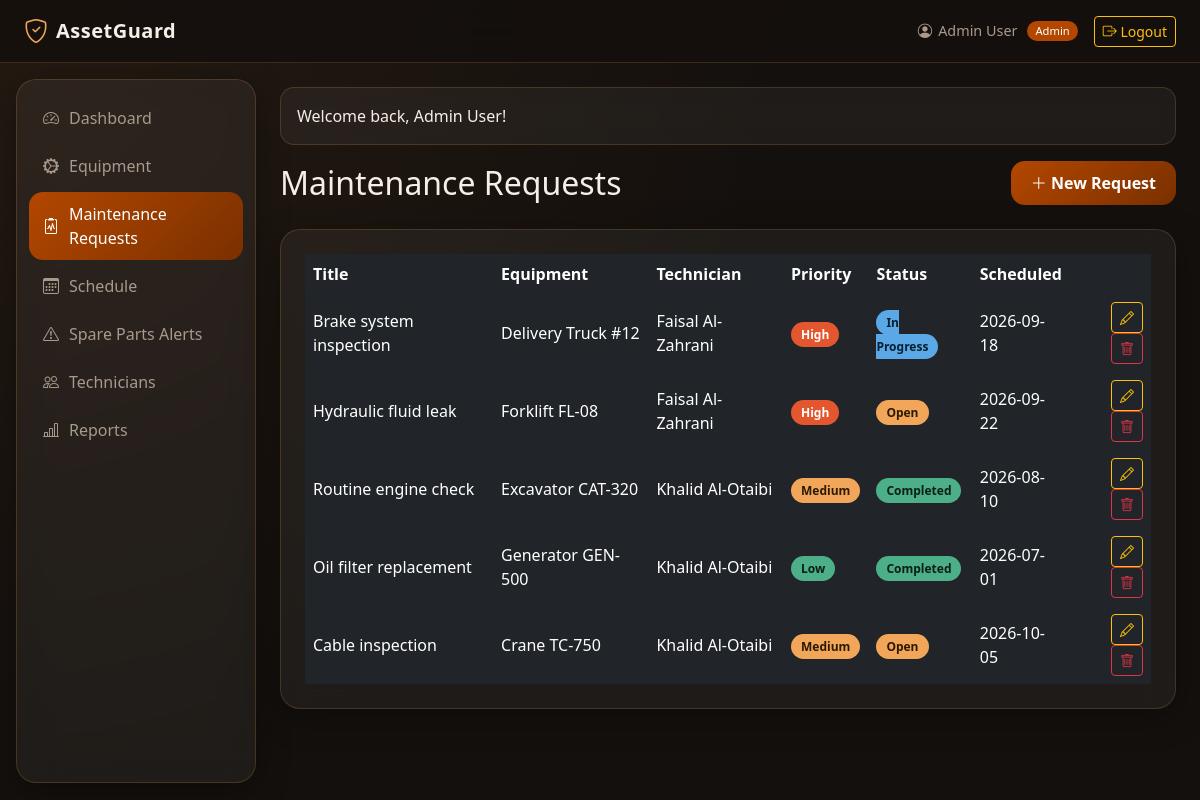
The app's page /admin/manage_requests.php (signed in) with its own data.
### tables this page shows
CREATE TABLE IF NOT EXISTS maintenance_requests (
    id INT AUTO_INCREMENT PRIMARY KEY,
    equipment_id INT NOT NULL,
    assigned_to INT,
    title VARCHAR(200) NOT NULL,
    description TEXT,
    priority ENUM('Low', 'Medium', 'High') DEFAULT 'Medium',
    status ENUM('Open', 'In Progress', 'Completed') DEFAULT 'Open',
    scheduled_date DATE,
    completed_date DATE,
    created_at TIMESTAMP DEFAULT CURRENT_TIMESTAMP,
    FOREIGN KEY (equipment_id) REFERENCES equipment(id) ON DELETE CASCADE,
    FOREIGN KEY (assigned_to) REFERENCES users(id) ON DELETE SET NULL
);

CREATE TABLE IF NOT EXISTS equipment (
    id INT AUTO_INCREMENT PRIMARY KEY,
    name VARCHAR(200) NOT NULL,
    type VARCHAR(100),
    location VARCHAR(150),
    status ENUM('Operational', 'Under Maintenance', 'Broken', 'Retired') DEFAULT 'Operational',
    risk_level ENUM('Low', 'Medium', 'High') DEFAULT 'Low',
    responsible_id INT,
    purchase_date DATE,
    created_at TIMESTAMP DEFAULT CURRENT_TIMESTAMP,
    FOREIGN KEY (responsible_id) REFERENCES users(id) ON DELETE SET NULL
);

CREATE TABLE IF NOT EXISTS users (
    id INT AUTO_INCREMENT PRIMARY KEY,
    name VARCHAR(100) NOT NULL,
    email VARCHAR(100) UNIQUE NOT NULL,
    password VARCHAR(255) NOT NULL,
    role ENUM('admin', 'technician') DEFAULT 'technician',
    created_at TIMESTAMP DEFAULT CURRENT_TIMESTAMP
);

### admin/manage_requests.php (the view, shortened to what this page needs)
<?php
require_once __DIR__ . '/../config/database.php';
require_once __DIR__ . '/../includes/functions.php';
$requests = $pdo->query("
    SELECT mr.*, e.name AS equipment_name, u.name AS technician_name
    FROM maintenance_requests mr
    JOIN equipment e ON mr.equipment_id = e.id
    LEFT JOIN users u ON mr.assigned_to = u.id
    ORDER BY mr.created_at DESC
")->fetchAll();
include __DIR__ . '/../includes/header.php';
?>
<div class="d-flex justify-content-between align-items-center mb-4">
    <h2 class="mb-0">Maintenance Requests</h2>
    <button class="btn btn-brand" data-bs-toggle="collapse" data-bs-target="#requestForm">
        <i class="bi bi-plus-lg"></i> New Request
    </button>
</div>
<div class="glass-panel p-4">
    <div class="table-responsive">
        <table class="table table-dark table-borderless align-middle mb-0">
            <thead>
                <tr>
                    <th>Title</th>
                    <th>Equipment</th>
                    <th>Technician</th>
                    <th>Priority</th>
                    <th>Status</th>
                    <th>Scheduled</th>
                    <th></th>
                </tr>
            </thead>
            <tbody>
                <?php foreach ($requests as $req): ?>
                <tr>
                    <td><?= htmlspecialchars($req['title']) ?></td>
                    <td><?= htmlspecialchars($req['equipment_name']) ?></td>
                    <td><?= htmlspecialchars($req['technician_name'] ?? '—') ?></td>
                    <td><span class="<?= getPriorityBadge($req['priority']) ?>"><?= $req['priority'] ?></span></td>
                    <td><span class="<?= getStatusBadge($req['status']) ?>"><?= $req['status'] ?></span></td>
                    <td><?= formatDate($req['scheduled_date']) ?></td>
                    <td class="text-end">
                        <a href="?edit=<?= $req['id'] ?>" class="btn btn-sm btn-outline-warning"><i class="bi bi-pencil"></i></a>
                        <a href="?delete=<?= $req['id'] ?>" class="btn btn-sm btn-outline-danger"
                           onclick="return confirm('Delete this request?');"><i class="bi bi-trash"></i></a>
                    </td>
                </tr>
                <?php endforeach; ?>
            </tbody>
        </table>
    </div>
</div>
<?php include __DIR__ . '/../includes/footer.php'; ?>

### assets/style.css (style rules this page uses)
:root { --color-primary: #B34700; --color-primary-dark: #7A3000; --color-accent: #F2A65A; --color-accent-light: #FFD9A8; --color-bg: #14100D; --color-bg-elevated: #1E1712; --color-glass: rgba(255, 255, 255, 0.05); --color-glass-border: rgba(242, 166, 90, 0.18); --color-text: #F5EFE8; --color-text-muted: #A89A8C; --status-good: #4CAF87; --status-warning: #F2A65A; --status-danger: #E4572E; --status-info: #5AA9E6; --status-muted: #6B7280; --radius-md: 14px; --radius-lg: 20px; --transition-fast: 180ms ease; --transition-smooth: 320ms cubic-bezier(0.4, 0, 0.2, 1); }
* { box-sizing: border-box; }
body { background: radial-gradient(circle at top left, #241A12 0%, var(--color-bg) 55%); color: var(--color-text); font-family: 'Segoe UI', system-ui, -apple-system, sans-serif; min-height: 100vh; }
.glass-panel { background: var(--color-glass); border: 1px solid var(--color-glass-border); border-radius: var(--radius-lg); backdrop-filter: blur(14px); -webkit-backdrop-filter: blur(14px); box-shadow: 0 8px 32px rgba(0, 0, 0, 0.35); transition: transform var(--transition-smooth), box-shadow var(--transition-smooth); }
.btn-brand { background: linear-gradient(135deg, var(--color-primary), var(--color-primary-dark)); color: #fff; border: none; border-radius: var(--radius-md); padding: 10px 20px; font-weight: 600; transition: transform var(--transition-fast), box-shadow var(--transition-fast); }
.badge-status-good { background: var(--status-good); color: #0A1F17; }
.badge-status-warning { background: var(--status-warning); color: #2B1900; }
.badge-status-info { background: var(--status-info); color: #06202F; }
.badge-priority-high { background: var(--status-danger); color: #fff; }
.badge-priority-medium { background: var(--status-warning); color: #2B1900; }
.badge-priority-low { background: var(--status-good); color: #0A1F17; }
[class^="badge-"] { padding: 4px 10px; border-radius: 999px; font-size: 0.75rem; font-weight: 600; }

### records on screen
maintenance_requests: title "Brake system inspection", equipment.name "Delivery Truck #12", assigned_to.name "Faisal Al-Zahrani", priority "High", status "In Progress", scheduled_date "2026-09-18"
maintenance_requests: title "Hydraulic fluid leak", equipment.name "Forklift FL-08", assigned_to.name "Faisal Al-Zahrani", priority "High", status "Open", scheduled_date "2026-09-22"
maintenance_requests: title "Routine engine check", equipment.name "Excavator CAT-320", assigned_to.name "Khalid Al-Otaibi", priority "Medium", status "Completed", scheduled_date "2026-08-10"
maintenance_requests: title "Oil filter replacement", equipment.name "Generator GEN-500", assigned_to.name "Khalid Al-Otaibi", priority "Low", status "Completed", scheduled_date "2026-07-01"
maintenance_requests: title "Cable inspection", equipment.name "Crane TC-750", assigned_to.name "Khalid Al-Otaibi", priority "Medium", status "Open", scheduled_date "2026-10-05"

### other values on screen
APP_NAME "AssetGuard"
$currentUser['name'] "Admin User"
$currentUser['role'] "Admin"
$flash['message'] "Welcome back, Admin User!"
